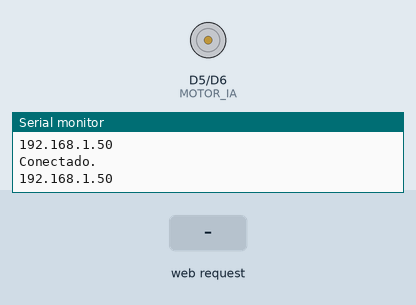
This sketch was run on a simulated ESP8266 (NodeMCU). Shown: motor-driver pin pairs drawn as motors (green arrow = first pin HIGH = forward, orange = second pin HIGH = backward, longer = more drive), the last lines printed to the serial monitor. Inputs (shaded band) come from the test bench. WiFi joins after 1.5 s; servers stay silent unless stated.

Above: at 3.2 s.
3.3 s: HTTP request GET /foward received
At 3.8 s:
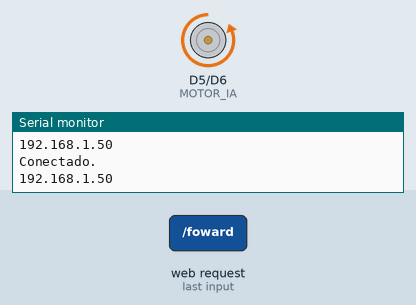
4.8 s: HTTP request GET /backward received
At 6.0 s:
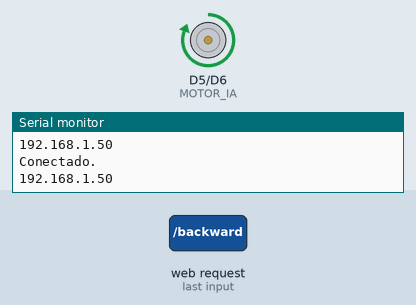
6.3 s: HTTP request GET /stop received
At 7.0 s:
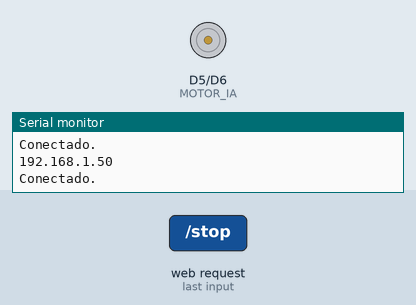
Timing chart, 0 to 9.3 s (numbered marks = the images above; inputs shaded):
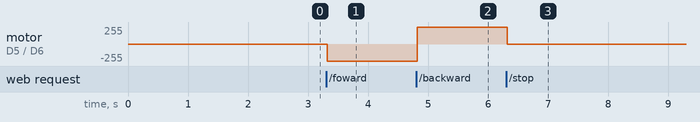

The sketch:

ExWebServer.ino
```cpp
#include <ESP8266WiFi.h>
#include <ESP8266WebServer.h>

ESP8266WebServer server(80);

int MOTOR_IA = D5;
int MOTOR_IB = D6;

char* website = "<html>\n"
"<body>\n"
"\t<a href=\"http://192.168.4.1/foward\">Foward</a>\n"
"\t<a href=\"http://192.168.4.1/backward\">Backward</a>\n"
"\t<a href=\"http://192.168.4.1/stop\">Stop</a>\n"
"</body>\n"
"</html>";

void setup() {
  // put your setup code here, to run once:
  Serial.begin(9600);
  WiFi.begin("RobotsUPC", "lalalala");
  int contador = 0;
  while (WiFi.status() != WL_CONNECTED && contador < 20) {
    Serial.print(".");
    delay(1000);
    contador++;
  }

  if( WiFi.status() != WL_CONNECTED) {
    WiFi.mode(WIFI_AP);
    WiFi.softAP("Node1", "lalalala", 1);
  }

  server.on("/", []() {
    server.send(200, "text/html", website);
  });

  server.on("/foward", []() {
    server.send(200, "text/html", website);

    Serial.println("Foward");
    digitalWrite(MOTOR_IA, LOW);
    analogWrite(MOTOR_IB, 512);
  });

  server.on("/backward", []() {
    server.send(200, "text/html", website);

    Serial.println("Foward");
    digitalWrite(MOTOR_IB, LOW);
    analogWrite(MOTOR_IA, 512);
  });

  server.on("/stop", []() {
    server.send(200, "text/html", website);

    Serial.println("Foward");
    digitalWrite(MOTOR_IB, LOW);
    digitalWrite(MOTOR_IA, LOW);
  });

  server.begin();

  pinMode( MOTOR_IA, OUTPUT );
  pinMode( MOTOR_IB, OUTPUT );
}
void loop() {
  if( WiFi.status() == WL_CONNECTED) {
    Serial.println("Conectado.");
    Serial.println(WiFi.localIP());
  }

  server.handleClient();

}
```

substr.c
```cpp
// https://stackoverflow.com/questions/29671455/how-to-split-a-string-using-a-specific-delimiter-in-arduino
String substr(String data, char separator, int index){
  int found = 0;
  int strIndex[] = {0, -1};
  int maxIndex = data.length()-1;

  for(int i=0; i<=maxIndex && found<=index; i++){
    if(data.charAt(i)==separator || i==maxIndex){
        found++;
        strIndex[0] = strIndex[1]+1;
        strIndex[1] = (i == maxIndex) ? i+1 : i;
    }
  }

  return found>index ? data.substring(strIndex[0], strIndex[1]) : "";
}
```

Measured:
- after the input at 3.3 s, motor on D5 (MOTOR_IA) / D6 (MOTOR_IB): stopped → backward 255/255 at once
- after the input at 4.8 s, motor on D5 (MOTOR_IA) / D6 (MOTOR_IB): backward 255/255 → forward 255/255 at once
- after the input at 6.3 s, motor on D5 (MOTOR_IA) / D6 (MOTOR_IB): forward 255/255 → stopped at once
